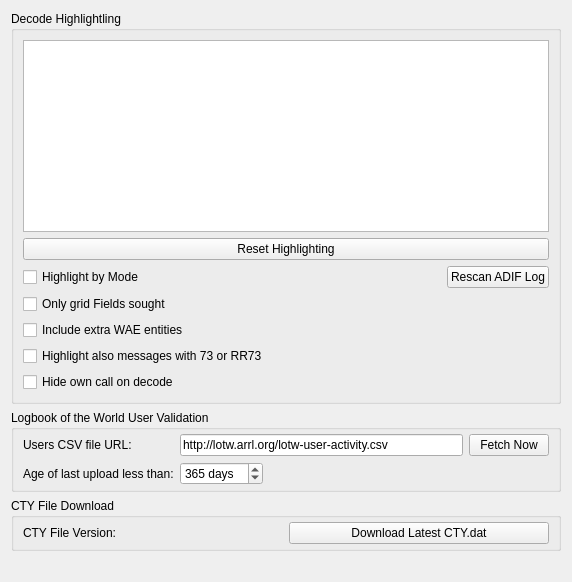
     <widget class="QWidget" name="colors_tab">
      <attribute name="title">
       <string>Colors</string>
      </attribute>
      <layout class="QVBoxLayout" name="verticalLayout_7">
       <item>
        <widget class="QGroupBox" name="groupBox_12">
         <property name="title">
          <string>Decode Highlightling</string>
         </property>
         <layout class="QGridLayout" name="gridLayout_5">
          <item row="2" column="1">
           <layout class="QHBoxLayout" name="horizontalLayout_15">
            <item>
             <spacer name="horizontalSpacer_5">
              <property name="orientation">
               <enum>Qt::Horizontal</enum>
              </property>
              <property name="sizeHint" stdset="0">
               <size>
                <width>40</width>
                <height>20</height>
               </size>
              </property>
             </spacer>
            </item>
            <item>
             <widget class="QPushButton" name="rescan_log_push_button">
              <property name="toolTip">
               <string>&lt;html&gt;&lt;head/&gt;&lt;body&gt;&lt;p&gt;Click to scan the wsjtx_log.adi ADIF file again for worked before information&lt;/p&gt;&lt;/body&gt;&lt;/html&gt;</string>
              </property>
              <property name="text">
               <string>Rescan ADIF Log</string>
              </property>
             </widget>
            </item>
           </layout>
          </item>
          <item row="1" column="0" colspan="2">
           <widget class="QPushButton" name="reset_highlighting_to_defaults_push_button">
            <property name="toolTip">
             <string>&lt;html&gt;&lt;head/&gt;&lt;body&gt;&lt;p&gt;Push to reset all highlight items above to default values and priorities.&lt;/p&gt;&lt;/body&gt;&lt;/html&gt;</string>
            </property>
            <property name="text">
             <string>Reset Highlighting</string>
            </property>
           </widget>
          </item>
          <item row="4" column="0">
           <widget class="QCheckBox" name="include_WAE_check_box">
            <property name="text">
             <string>Include extra WAE entities</string>
            </property>
           </widget>
          </item>
          <item row="3" column="0">
           <widget class="QCheckBox" name="only_fields_check_box">
            <property name="toolTip">
             <string>Check to for grid highlighting to only apply to unworked grid fields</string>
            </property>
            <property name="text">
             <string>Only grid Fields sought</string>
            </property>
           </widget>
          </item>
          <item row="0" column="0" colspan="2">
           <widget class="DecodeHighlightingListView" name="highlighting_list_view">
            <property name="sizePolicy">
             <sizepolicy hsizetype="Expanding" vsizetype="Preferred">
              <horstretch>0</horstretch>
              <verstretch>0</verstretch>
             </sizepolicy>
            </property>
            <property name="contextMenuPolicy">
             <enum>Qt::ActionsContextMenu</enum>
            </property>
            <property name="acceptDrops">
             <bool>true</bool>
            </property>
            <property name="toolTip">
             <string>&lt;html&gt;&lt;head/&gt;&lt;body&gt;&lt;p&gt;Enable or disable using the check boxes and right-click an item to change or unset the foreground color, background color, or reset the item to default values. Drag and drop the items to change their priority, higher in the list is higher in priority.&lt;/p&gt;&lt;p&gt;Note that each foreground or background color may be either set or unset, unset means that it is not allocated for that item's type and lower priority items may apply.&lt;/p&gt;&lt;/body&gt;&lt;/html&gt;</string>
            </property>
            <property name="editTriggers">
             <set>QAbstractItemView::NoEditTriggers</set>
            </property>
            <property name="dragEnabled">
             <bool>true</bool>
            </property>
            <property name="dragDropMode">
             <enum>QAbstractItemView::InternalMove</enum>
            </property>
            <property name="defaultDropAction">
             <enum>Qt::MoveAction</enum>
            </property>
            <property name="selectionMode">
             <enum>QAbstractItemView::SingleSelection</enum>
            </property>
            <property name="resizeMode">
             <enum>QListView::Adjust</enum>
            </property>
           </widget>
          </item>
          <item row="2" column="0">
           <widget class="QCheckBox" name="highlight_by_mode_check_box">
            <property name="toolTip">
             <string>&lt;html&gt;&lt;head/&gt;&lt;body&gt;&lt;p&gt;Check to indicate new DXCC entities, grid squares, and callsigns per mode.&lt;/p&gt;&lt;/body&gt;&lt;/html&gt;</string>
            </property>
            <property name="text">
             <string>Highlight by Mode</string>
            </property>
           </widget>
          </item>
          <item row="5" column="0">
           <widget class="QCheckBox" name="highlight_73_check_box">
            <property name="text">
             <string>Highlight also messages with 73 or RR73</string>
            </property>
           </widget>
          </item>
          <item row="6" column="0">
           <widget class="QCheckBox" name="cb_hideOwnCall">
            <property name="text">
             <string>Hide own call on decode</string>
            </property>
           </widget>
          </item>
         </layout>
        </widget>
       </item>
       <item>
        <widget class="QGroupBox" name="groupBox_11">
         <property name="toolTip">
          <string>&lt;html&gt;&lt;head/&gt;&lt;body&gt;&lt;p&gt;Controls for Logbook of the World user lookup.&lt;/p&gt;&lt;/body&gt;&lt;/html&gt;</string>
         </property>
         <property name="title">
          <string>Logbook of the World User Validation</string>
         </property>
         <layout class="QGridLayout" name="gridLayout_13">
          <property name="topMargin">
           <number>4</number>
          </property>
          <property name="bottomMargin">
           <number>4</number>
          </property>
          <item row="0" column="0">
           <widget class="QLabel" name="label_15">
            <property name="text">
             <string>Users CSV file URL:</string>
            </property>
            <property name="buddy">
             <cstring>LotW_CSV_URL_line_edit</cstring>
            </property>
           </widget>
          </item>
          <item row="0" column="1">
           <layout class="QHBoxLayout" name="horizontalLayout_20">
            <item>
             <widget class="QLineEdit" name="LotW_CSV_URL_line_edit">
              <property name="toolTip">
               <string>&lt;html&gt;&lt;head/&gt;&lt;body&gt;&lt;p&gt;URL of the ARRL LotW user's last upload dates and times data file which is used to highlight decodes from stations that are known to upload their log file to LotW.&lt;/p&gt;&lt;/body&gt;&lt;/html&gt;</string>
              </property>
              <property name="accessibleName">
               <string>URL</string>
              </property>
              <property name="text">
               <string>http://lotw.arrl.org/lotw-user-activity.csv</string>
              </property>
             </widget>
            </item>
            <item>
             <widget class="QPushButton" name="LotW_CSV_fetch_push_button">
              <property name="toolTip">
               <string>&lt;html&gt;&lt;head/&gt;&lt;body&gt;&lt;p&gt;Push this button to fetch the latest LotW user's upload date and time data file.&lt;/p&gt;&lt;/body&gt;&lt;/html&gt;</string>
              </property>
              <property name="text">
               <string>Fetch Now</string>
              </property>
             </widget>
            </item>
           </layout>
          </item>
          <item row="1" column="0">
           <widget class="QLabel" name="label_14">
            <property name="text">
             <string>Age of last upload less than:</string>
            </property>
            <property name="buddy">
             <cstring>LotW_days_since_upload_spin_box</cstring>
            </property>
           </widget>
          </item>
          <item row="1" column="1">
           <layout class="QHBoxLayout" name="horizontalLayout_23">
            <item>
             <widget class="QSpinBox" name="LotW_days_since_upload_spin_box">
              <property name="toolTip">
               <string>&lt;html&gt;&lt;head/&gt;&lt;body&gt;&lt;p&gt;Adjust this spin box to set the age threshold of LotW user's last upload date that is accepted as a current LotW user.&lt;/p&gt;&lt;/body&gt;&lt;/html&gt;</string>
              </property>
              <property name="accessibleName">
               <string>Days since last upload</string>
              </property>
              <property name="suffix">
               <string> days</string>
              </property>
              <property name="minimum">
               <number>0</number>
              </property>
              <property name="maximum">
               <number>9999</number>
              </property>
              <property name="value">
               <number>365</number>
              </property>
             </widget>
            </item>
            <item>
             <spacer name="horizontalSpacer_13">
              <property name="orientation">
               <enum>Qt::Horizontal</enum>
              </property>
              <property name="sizeHint" stdset="0">
               <size>
                <width>40</width>
                <height>20</height>
               </size>
              </property>
             </spacer>
            </item>
            <item>
             <widget class="QLabel" name="LotW_CSV_status_label">
              <property name="minimumSize">
               <size>
                <width>240</width>
                <height>0</height>
               </size>
              </property>
              <property name="text">
               <string/>
              </property>
             </widget>
            </item>
           </layout>
          </item>
         </layout>
        </widget>
       </item>
       <item>
        <spacer name="horizontalSpacer_8">
         <property name="orientation">
          <enum>Qt::Horizontal</enum>
         </property>
         <property name="sizeHint" stdset="0">
          <size>
           <width>0</width>
           <height>0</height>
          </size>
         </property>
        </spacer>
       </item>
       <item>
        <widget class="QGroupBox" name="groupBox_8">
         <property name="title">
          <string>CTY File Download</string>
         </property>
         <layout class="QGridLayout" name="gridLayout_17">
          <property name="topMargin">
           <number>4</number>
          </property>
          <property name="bottomMargin">
           <number>4</number>
          </property>
          <item row="0" column="0">
           <widget class="QLabel" name="CTY_file_label">
            <property name="text">
             <string>CTY File Version: </string>
            </property>
           </widget>
          </item>
          <item row="0" column="1">
           <widget class="QPushButton" name="CTY_download_button">
            <property name="text">
             <string>Download Latest CTY.dat</string>
            </property>
           </widget>
          </item>
         </layout>
        </widget>
       </item>
       <item>
        <spacer name="verticalSpacer_6">
         <property name="orientation">
          <enum>Qt::Vertical</enum>
         </property>
         <property name="sizeHint" stdset="0">
          <size>
           <width>20</width>
           <height>20</height>
          </size>
         </property>
        </spacer>
       </item>
      </layout>
     </widget>
